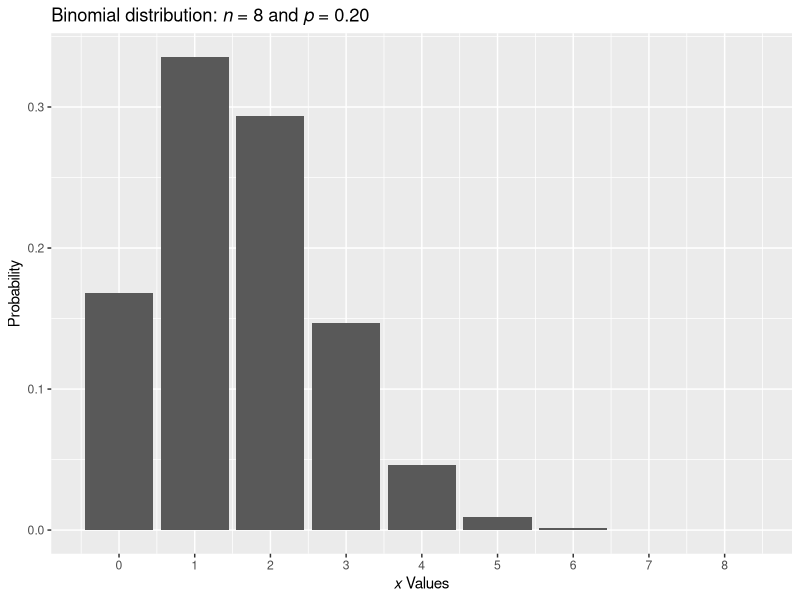
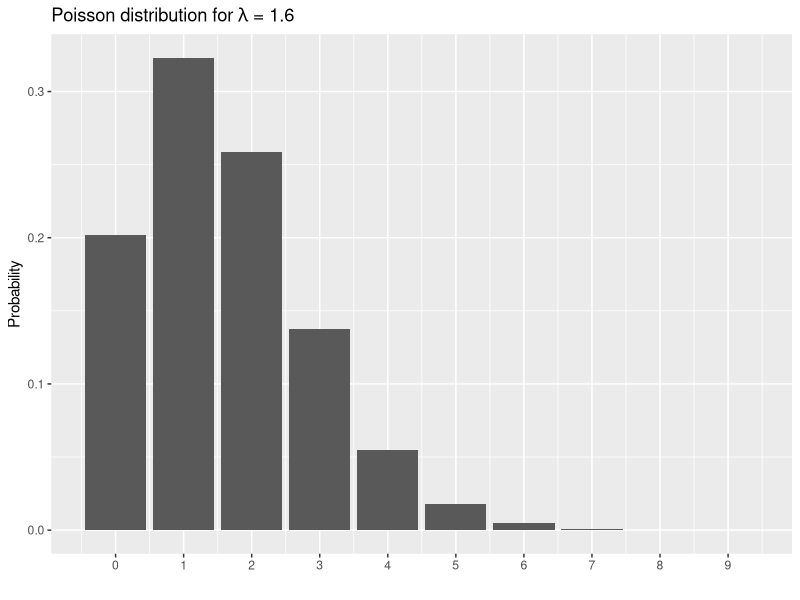

These charts were generated, in order, by the following R code:
### Business Statistics for Contemporary Decision Making (Black)
### Chapter 5, Discrete Distributions

library(ggplot2)
library(ggtext)

# "The overall learning objective of Chapter 5 is to help you understand a
# category of probability distributions that produces only discrete outcomes."

# A discrete random variable will have a limited or countably infinite set of 
# possible values. Black (p. 131) notes continuous random variables are
# generated by processes which 'are "measured" not "counted." ' If we record the
# time between customer arrivals to a shop, our possible values are limited only
# by the constraint of precision. It could be one minute between arrivals, one
# minute and one second, one minute and one millisecond less than one second,
# etc. 'Time between' is a measurement; a continuous one. If, instead, we count
# the number of customers arriving over a period of time, our values are
# necessarily limited to integers. One or two or n customers may arrive during
# a period of time, but we won't - unless we're delving into the macabre - have
# fractions of an arrival. "No. of customers" is a count; necessarily, discrete.

# 5.2 Describing a Discrete Distribution provides formulae for calculating the
# expected value (i.e. mean), variance and standard deviation of a discrete
# distribution. We'll use the Crises Data from Table 5.2 (p. 132).

# In R, we'll usually want to create two (2) vectors:  one (1) representing the
# outcomes possible in our 'universe' and one (1) with individual probabilities
# of those outcomes.

# From the Crises Data:
no_of_crises <- 0:5  # or c(0, 1, 2, 3, 4, 5)
prob_of_crises <- c(0.37, 0.31, 0.18, 0.09, 0.04, 0.01)

# Now, for the arithmetic mean - what most of us think of as the average or
# mean - we sum our values and divide by the number of values. Here, though,
# each of these values needs to be 'weighted' its probability. So, our expected
# value is the sum of the products of each outcome and its probability.

(expect_val <- sum(no_of_crises * prob_of_crises))  # [1] 1.15

# Variance and standard deviation are similarly calculated. We will square the
# difference between each outcome and the expected value - just as we would for
# continuous values - but multiple each squared difference by the relevant
# probability before summing across outcomes to get our variance.

sum((no_of_crises - expect_val)^2 * prob_of_crises)  # [1] 1.4075

# The standard deviation is the square root of the variance.
sqrt(sum((no_of_crises - expect_val)^2 * prob_of_crises))  # [1] 1.186381

# If we want, we can write our own function(s) using these formulae.

discrete_summary <- function(outcomes, probs) {
  expect_val <- sum(outcomes * probs)
  var <- sum((outcomes - expect_val)^2 * probs)
  return(list('Expected Value' = expect_val, 'Variance' = var,
              'Standard Deviation' = sqrt(var)))
}

# And, then:
discrete_summary(outcomes = no_of_crises, probs = prob_of_crises)


# 5.3 introduces the binomial distribution. The binomial distribution - similar
# to how a normal distribution is defined by a mean and standard deviation -
# is defined by an 'n' presenting the number of identical trials or events, and
# a  'p,' the probability of "success" for any one (1) trial or event. Note that
# each trial or event has only two (2) outcomes:  "success" or "failure."

# A step back:  R, for many distributions, has an existing set of functions for
# doing different things. These are:
# 'd' functions for returning a density estimate,
# 'p' functions for returning the probability to the left (less than or equal
# to) or to the right (greater than) of a given value or quantile.
# 'q' functions for returning the value or quantile for one (1) or more
# probabilities, and
# 'r' functions for returning random values generated from the specified
# distribution.

# For the binomial distribution, we have dbinom(), pbinom(), qbinom() and
# rbinom().

# Looking at Demonstration Problem 5.4 (p. 141)

# One study by CNNMoney reported that 60% of workers have less than $25,000 in
# total savings and investments (excluding the value of their home). If this is
# true and if a random sample of 20 workers is selected, what is the probability
# that fewer than 10 have less than $25,000 in total savings and investments?

# Because we're interested in 'less than 10' - the 'lower tail' - we will use
# pbinom().

# First, we'll define our n and p:
n <- 20
p <- 0.6

# Second, we'll use pbinom(), just like we'd use a binomial table, to return
# probability associated with seeing 9 or fewer workers w/ < $25,000.
pbinom(q = 9, size = n, prob = p, lower.tail = TRUE)  # [1] 0.1275212

# Note that, because this is a discrete distribution, we could alternatively
# sum the individual densities from 0 to 9.
sum(dbinom(x = 0:9, size = n, prob = p))  # [1] 0.1275212

# To calculate the mean and standard deviation of a binomial distribution, we'll
# implement the same formulae given on p. 142. We'll use the distribution
# specified on p. 142 to demonstrate and match the 'Excel Output' Table 5.8
n <- 20
p <- 0.14

(binom_mean <- n * p)  # [1] 2.8
(binom_sd <- sqrt(n * p * (1 - p)))  # [1] 1.551773

# And to match Table 5.8
options(scipen = 999)  # this is just to 'suppress' scientific notation
data.frame(x = 6:20, PROB_x = round(dbinom(6:20, 20, 0.14), 4))
options(scipen = 0)  # return to default

# We can similar recreate the figures on p. 143
ggplot(data = NULL, aes(x = 0:8, y = dbinom(x = 0:8, size = 8, prob = 0.2))) +
         geom_bar(stat = "identity") +
  ggtitle("Binomial distribution:  *n* = 8 and *p* = 0.20") +
  labs(x = "*x* Values", y = "Probability") +
  scale_x_continuous(breaks = 0:8, labels = 0:8) +
  theme(axis.title.x = ggtext::element_markdown(),
        plot.title = ggtext::element_markdown())

# Lastly, we'll work through Demonstration Problem 5.5 (p. 144)
# A manufacturing company produces 10,000 plastic mugs per week. This company
# supplies mugs to another company, which packages the mugs as part of picnic
# sets. The second company randomly samples 10 mugs sent from the supplier. If
# two or fewer of the sampled mugs are defective, the second company accepts
# the lot. What is the probability that the lot will be accepted if the mug
# manufacturing company actually is producing mugs that are 10% defective?
# 20% defective? 30% defective? 40% defective?
n <- 10
p <- c(0.1, 0.2, 0.3, 0.4)

data.frame(p = p,
           lot_accept_p = round(pbinom(q = 2, size = n, prob = p), 3),
           expected_defects = n * p)


# 5.4 introduces the Poisson distribution. A Poisson distribution 'describes
# discrete occurrences over a continuum or interval.' Any Poisson distribution
# is fully described by its 'lambda.' Lambda is the expected number of
# occurrences during the interval of interest; think long-running average.

# Demonstration Problem 5.6 (p. 149)
# Suppose that during the noon hour in the holiday season, a UPS store averages
# 2.3 customers every minute and that arrivals at such a store are Poisson
# distributed. During such a season and time, what is the probability that more
# than four customers will arrive in a given minute?
lambda <- 2.3

ppois(q = 4, lambda = lambda, lower.tail = FALSE)  # [1] 0.08375072

# Alternatively, just like we demonstrated with the binomial distribution, we
# can estimate probabilities as the sum of individual densities.

sum(dpois(x = 5:15, lambda = lambda)) < ppois(q = 4, lambda = lambda, lower.tail = FALSE)


# We can always dpois() to return the densities provided in Table 5.10 on p.
# 149.
options(scipen = 999) 
data.frame(x = 0:9, PROBABILITY = round(dpois(x = 0:9, lambda = 1.6), 4))
options(scipen = 0)

# The mean and variance of a Poisson distribution are its lambda. The standard
# deviation is equal to the square root of its lambda.

# Just as we did for our binomial example, we'll plot the probabilities in a
# barplot.

ggplot(data = NULL, aes(x = 0:9, y = dpois(x = 0:9, lambda = 1.6))) +
  geom_bar(stat = "identity") +
  ggtitle(expression("Poisson distribution for" ~ lambda ~ "= 1.6")) +
  labs(x = " ", y = "Probability") +
  scale_x_continuous(breaks = 0:9, labels = 0:9)


# 5.5 introduces the hypergeometric distribution. Like the binomial
# distribution, the 'events' of interest have two (2) outcomes:  'success' or
# 'failure.' However, each event is not independent because the population,
# N, is known, and the number of 'successes' in the population, A, is known, and
# when we sample from our distribution, we are (necessarily) sampling without
# replacement.

# For our example, we'll work Demonstration Problem 5.8.
# Suppose 18 major companies operate in the United States and 12 are located in
# California's Silicon Valley. If three computer companies are selected randomly
# from the entire list, what is the probability that one or more of selected
# companies are located in Silicon Valley.

m <- 12  # these are the 'successes' in our population; our 'A'
n <- 18 - m  # these are the 'failures,' N - A
k <- 3  # this is the number of draws | samples

# So, we are interested in the probability of drawing one or more Silicon Valley
# companies, of which there are 12, from our population of 18, across three (3)
# draws.
phyper(q = 0, m = m, n = 18 - m, k = 3, lower.tail = FALSE)  # [1] 0.9754902

# Note that we used q = 0 because, like the other distribution ("p") and
# quantile ("q") functions, when lower.tail = TRUE it returns the value or
# probability LESS THAN OR EQUAL to 'p' or 'q.' So, with q = 0, we get the
# probability of all outcomes above 0; here, 1, 2 or 3.

# Alternatively, we can use the choose() function to return the number of
# combinations and calculate the individual probabilities of x = 1, x = 2 and 
# x = 3, just like they did for the Demonstration Problem.

(x1 <- choose(n = 12, k = 1) * choose(6, 2) / choose(18, 3))  # [1] 0.2205882
(x2 <- choose(n = 12, k = 2) * choose(6, 1) / choose(18, 3))  # [1] 0.4852941
(x3 <- choose(n = 12, k = 3) * choose(6, 0) / choose(18, 3))  # [1] 0.2696078

# Then,
sum(x1, x2, x3)  # [1] 0.9754902

# Lastly, we could've used the law of complements, as Black does, understanding
# that the probability of at least one is equal to one (1) minus the probability
# of none.

# So, the probability of none of the companies drawn being from Silicon Valley?
choose(12, 0) * choose(6, 3) / choose(18, 3)  # [1] 0.0245098

# And,
1 - (choose(12, 0) * choose(6, 3) / choose(18, 3))  # [1] 0.9754902

# Next to last lastly,
# choose(), under the hood, is executing factorial(n) / (factorial(r) *
# factorial(n - r)) for calculating the number of combinations. Just to prove
# this for ourselves:
choose(18, 3)  # [1] 816

factorial(18) / (factorial(3) * factorial(18 - 3))  # [1] 816

# Actual lastly, we'll solve the probabilities presented in Table 5.13 and 5.14
# with the Minitab and Excel outputs.

# Where N = 24 people of whom A = 8 are women, n = 5 are randomly selected, and
# x = 3 are women. What is the probability of drawing three (3) women?

dhyper(x = 3, m = 8, n = 24 - 8, k = 5)  # [1] 0.1581028
